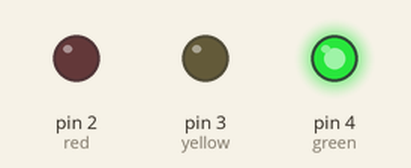
Recording of a sketch running on a simulated Arduino Uno, built with avr-gcc and run on an emulated ATmega328P. Shown: output pins drawn as LEDs (lit = HIGH).

Above: at 0.5 s.
At 1.5 s:
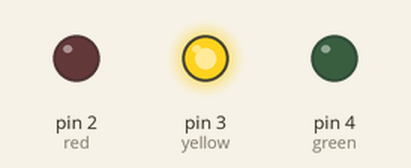
At 5.5 s:
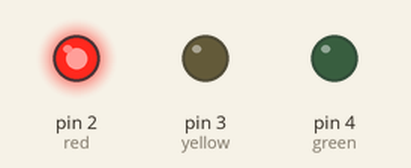
Timing chart, 0 to 6.9 s (numbered marks = the images above):
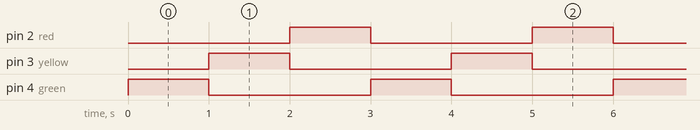

The sketch:

Traffic_Light.ino
```cpp
//set vars to led pin outs
int red = 2;
int yellow = 3;
int green = 4;

void setup() {

    //set led pins to output
    pinMode(red, OUTPUT);
    pinMode(yellow, OUTPUT);
    pinMode(green, OUTPUT);

}

void loop() {
  //green on, then wait
  digitalWrite(green, HIGH);

  delay(1000);

  //evolove light to yellow, wait
  digitalWrite(green, LOW);
  digitalWrite(yellow, HIGH);

  delay(1000);

  //evolve light to red, wait
  digitalWrite(yellow, LOW);
  digitalWrite(red, HIGH);

  delay(1000);

  //turn of all leds
  digitalWrite(red, LOW);
}
```

Measured:
- by itself, pin 2 (red), pin 3 (yellow), pin 4 (green): alternates HIGH for 1.0 s and LOW for 2.0 s
- by itself, everything shown: repeats every 3.0 s, in 4 steps
